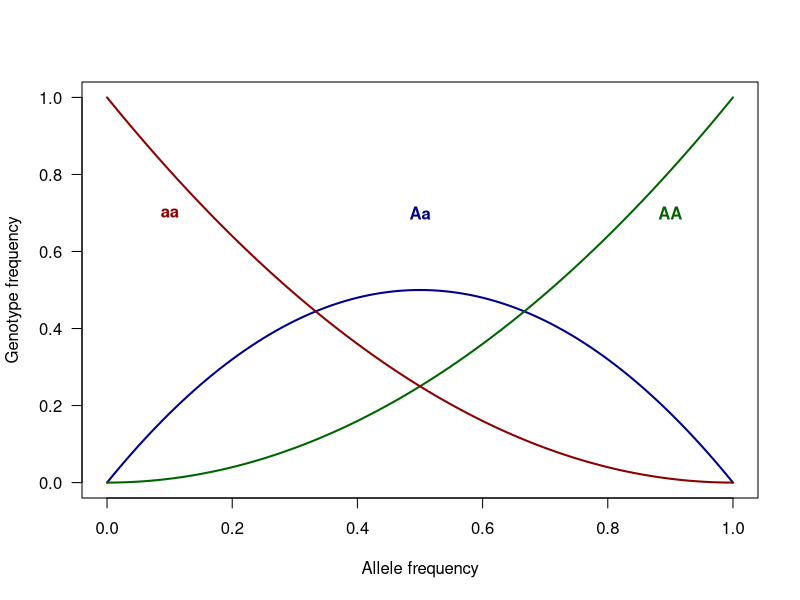

R code for this plot:
## ---- chunk 1
knitr::opts_chunk$set(echo = TRUE)
knitr::opts_knit$set(root.dir = "/Users/fs61oo/Documents/GitHub/AAU-human-genomics/")
library(kableExtra)
## ---- chunk 2
curve(2*x*(1-x),col="darkblue", ylim=c(0,1), lwd=2, xlab="Allele frequency", ylab="Genotype frequency", las=1)
  text(x=0.5, y=0.7, labels="Aa", col="darkblue", font=2)
curve(x**2,col="darkgreen", add=T, ylab="NULL", ylim=c(0,1), lwd=2)
  text(x=0.9, y=0.7, labels="AA", col="darkgreen", font=2)
curve((1-x)**2,col="darkred",add=T, ylab="NULL", ylim=c(0,1),lwd=2)
  text(x=0.1, y=0.7, labels="aa", col="darkred", font=2)
